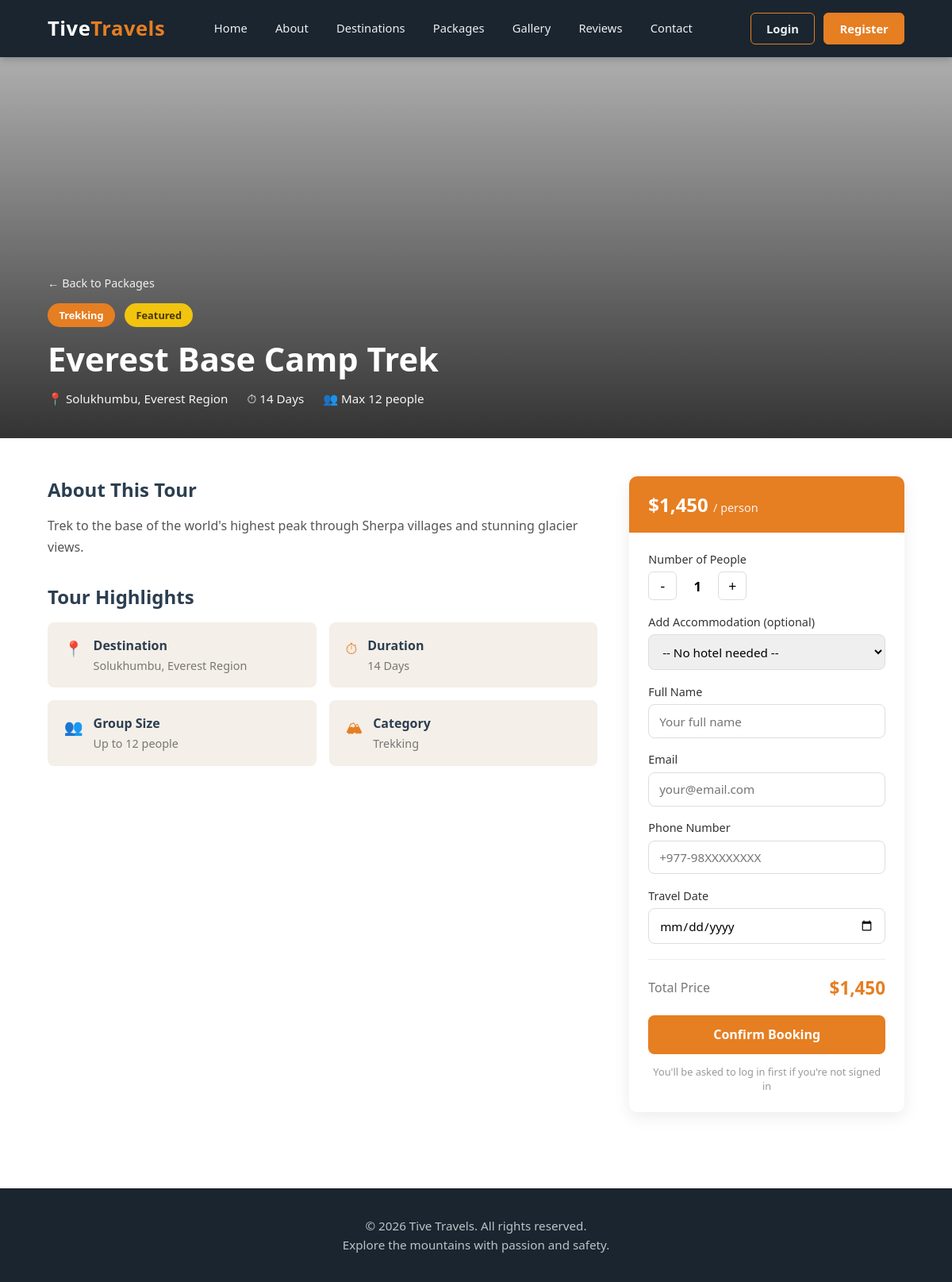
The app's page /booking.php?package=1 with its own data.
### tables this page shows
CREATE TABLE `packages` (
  `id` int NOT NULL AUTO_INCREMENT,
  `name` varchar(150) NOT NULL,
  `duration` varchar(50) DEFAULT NULL,
  `difficulty` varchar(50) DEFAULT NULL,
  `category` varchar(50) DEFAULT 'Trekking',
  `location` varchar(150) DEFAULT '',
  `description` text,
  `max_group` int DEFAULT '10',
  `featured` tinyint(1) DEFAULT '0',
  `price` decimal(10,2) DEFAULT NULL,
  PRIMARY KEY (`id`)
);

### booking.php (the view, shortened to what this page needs)
<?php
include 'includes/connection.php';
$package_id = isset($_GET['package']) ? (int) $_GET['package'] : (isset($_POST['package_id']) ? (int) $_POST['package_id'] : 0);
$stmt = $conn->prepare("SELECT * FROM packages WHERE id = ?");
$stmt->bind_param("i", $package_id);
$stmt->execute();
$package = $stmt->get_result()->fetch_assoc();
$prefill_name = isset($_SESSION['user_name']) ? $_SESSION['user_name'] : '';
$prefill_email = '';
?>
<!DOCTYPE html>
<html lang="en">
<head>
    <link rel="stylesheet" href="css/navbar.css">
    <link rel="stylesheet" href="css/footer.css">
</head>
<body>
    <?php include 'includes/navbar.php'; ?>
    <div class="hero-banner">
        <div class="hero-inner">
            <a href="index.php#packages" class="back-link">&larr; Back to Packages</a>
            <div class="hero-badges">
                <span class="hero-badge category"><?php echo htmlspecialchars($package['category']); ?></span>
                <?php if ($package['featured']): ?><span class="hero-badge featured">Featured</span><?php endif; ?>
            </div>
            <h1><?php echo htmlspecialchars($package['name']); ?></h1>
            <div class="hero-meta">
                <span>📍 <?php echo htmlspecialchars($package['location'] ?: 'Nepal'); ?></span>
                <span>⏱ <?php echo htmlspecialchars($package['duration']); ?></span>
                <span>👥 Max <?php echo htmlspecialchars($package['max_group']); ?> people</span>
            </div>
        </div>
    </div>
    <div class="detail-layout">
        <div class="detail-main">
            <h2>About This Tour</h2>
            <p class="about-text"><?php echo nl2br(htmlspecialchars($package['description'] ?: 'No description available yet.')); ?></p>
            <h2>Tour Highlights</h2>
            <div class="highlights-grid">
                <div class="highlight-box">
                    <span class="icon">📍</span>
                    <div><strong>Destination</strong><span><?php echo htmlspecialchars($package['location'] ?: 'Nepal'); ?></span></div>
                </div>
                <div class="highlight-box">
                    <span class="icon">⏱</span>
                    <div><strong>Duration</strong><span><?php echo htmlspecialchars($package['duration']); ?></span></div>
                </div>
                <div class="highlight-box">
                    <span class="icon">👥</span>
                    <div><strong>Group Size</strong><span>Up to <?php echo htmlspecialchars($package['max_group']); ?> people</span></div>
                </div>
                <div class="highlight-box">
                    <span class="icon">🏔</span>
                    <div><strong>Category</strong><span><?php echo htmlspecialchars($package['category']); ?></span></div>
                </div>
            </div>
        </div>
        <div class="booking-sidebar">
            <div class="price-header">$<?php echo number_format($package['price'], 0); ?> <span>/ person</span></div>
            <div class="booking-form-body">
                <form method="POST" action="booking.php?package=<?php echo $package['id']; ?>" id="bookingForm">
                    <div class="form-group">
                        <label>Number of People</label>
                        <div class="qty-stepper">
                            <button type="button" class="qty-btn" id="qtyMinus">-</button>
                            <span class="qty-value" id="qtyValue">1</span>
                            <button type="button" class="qty-btn" id="qtyPlus">+</button>
                        </div>
                    </div>
                    <div class="form-group">
                        <label>Add Accommodation (optional)</label>
                        <select name="hotel_id" id="hotelSelect">
                            <option value="0">-- No hotel needed --</option>
                        </select>
                    </div>
                    <div class="form-group">
                        <label>Full Name</label>
                        <input type="text" name="full_name" placeholder="Your full name" value="<?php echo htmlspecialchars($prefill_name); ?>" required>
                    </div>
                    <div class="form-group">
                        <label>Email</label>
                        <input type="email" name="email" placeholder="your@email.com" value="<?php echo htmlspecialchars($prefill_email); ?>" required>
                    </div>
                    <div class="form-group">
                        <label>Phone Number</label>
                        <input type="text" name="phone" placeholder="+977-98XXXXXXXX">
                    </div>
                    <div class="form-group">
                        <label>Travel Date</label>
                        <input type="date" name="booking_date" min="<?php echo date('Y-m-d'); ?>" required>
                    </div>
                    <div class="price-divider"></div>
                    <div class="total-row">
                        <span>Total Price</span>
                        <span id="totalPrice">$<?php echo number_format($package['price'], 0); ?></span>
                    </div>
                    <button type="submit" name="confirm_booking" class="btn-confirm">Confirm Booking</button>
                    <p class="confirm-note">You'll be asked to log in first if you're not signed in</p>
                </form>
            </div>
        </div>
    </div>
    <?php include 'includes/footer.php'; ?>
</body>
</html>

### css/navbar.css (style rules this page uses)
* { margin: 0; padding: 0; box-sizing: border-box; font-family: 'Segoe UI', Tahoma, Geneva, Verdana, sans-serif; }
html { scroll-behavior: smooth; }
body { opacity: 0; transition: opacity 0.35s ease-in-out; }
body.page-loaded { opacity: 1; }

### records on screen
packages: category "Trekking", name "Everest Base Camp Trek", location "Solukhumbu, Everest Region", duration "14 Days", max_group "12", description "Trek to the base of the world's highest peak through Sherpa villages and stunning glacier views.", price "1,450"
